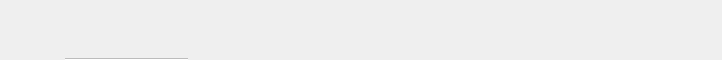
<?xml version="1.0" encoding="UTF-8"?>
<ui version="4.0">
 <class>TitleBar</class>
 <widget class="QWidget" name="TitleBar">
  <property name="geometry">
   <rect>
    <x>0</x>
    <y>0</y>
    <width>722</width>
    <height>60</height>
   </rect>
  </property>
  <property name="windowTitle">
   <string>Form</string>
  </property>
  <property name="windowOpacity">
   <double>0.000000000000000</double>
  </property>
  <property name="autoFillBackground">
   <bool>false</bool>
  </property>
  <layout class="QHBoxLayout" name="horizontalLayout">
   <property name="spacing">
    <number>2</number>
   </property>
   <property name="leftMargin">
    <number>0</number>
   </property>
   <property name="topMargin">
    <number>0</number>
   </property>
   <property name="rightMargin">
    <number>20</number>
   </property>
   <property name="bottomMargin">
    <number>0</number>
   </property>
   <item>
    <widget class="QWidget" name="widgetLogo" native="true">
     <property name="maximumSize">
      <size>
       <width>150</width>
       <height>16777215</height>
      </size>
     </property>
     <layout class="QVBoxLayout" name="verticalLayout_2">
      <property name="spacing">
       <number>0</number>
      </property>
      <property name="leftMargin">
       <number>0</number>
      </property>
      <property name="topMargin">
       <number>0</number>
      </property>
      <property name="rightMargin">
       <number>0</number>
      </property>
      <property name="bottomMargin">
       <number>0</number>
      </property>
      <item>
       <spacer name="verticalSpacer">
        <property name="orientation">
         <enum>Qt::Vertical</enum>
        </property>
        <property name="sizeHint" stdset="0">
         <size>
          <width>43</width>
          <height>0</height>
         </size>
        </property>
       </spacer>
      </item>
     </layout>
    </widget>
   </item>
   <item>
    <spacer name="horizontalSpacer_3">
     <property name="orientation">
      <enum>Qt::Horizontal</enum>
     </property>
     <property name="sizeType">
      <enum>QSizePolicy::Fixed</enum>
     </property>
     <property name="sizeHint" stdset="0">
      <size>
       <width>20</width>
       <height>60</height>
      </size>
     </property>
    </spacer>
   </item>
   <item>
    <layout class="QVBoxLayout" name="verticalLayout_3">
     <property name="spacing">
      <number>0</number>
     </property>
     <property name="bottomMargin">
      <number>0</number>
     </property>
     <item>
      <spacer name="verticalSpacer_3">
       <property name="orientation">
        <enum>Qt::Vertical</enum>
       </property>
       <property name="sizeHint" stdset="0">
        <size>
         <width>20</width>
         <height>16</height>
        </size>
       </property>
      </spacer>
     </item>
     <item>
      <widget class="QTabBar" name="tabWidget" native="true">
       <property name="minimumSize">
        <size>
         <width>0</width>
         <height>44</height>
        </size>
       </property>
      </widget>
     </item>
    </layout>
   </item>
   <item>
    <spacer name="horizontalSpacer">
     <property name="orientation">
      <enum>Qt::Horizontal</enum>
     </property>
     <property name="sizeHint" stdset="0">
      <size>
       <width>0</width>
       <height>60</height>
      </size>
     </property>
    </spacer>
   </item>
   <item>
    <layout class="QVBoxLayout" name="verticalLayout">
     <item>
      <widget class="QLabel" name="lblBalance">
       <property name="minimumSize">
        <size>
         <width>20</width>
         <height>0</height>
        </size>
       </property>
       <property name="font">
        <font>
         <pointsize>17</pointsize>
        </font>
       </property>
       <property name="text">
        <string/>
       </property>
       <property name="alignment">
        <set>Qt::AlignRight|Qt::AlignTrailing|Qt::AlignVCenter</set>
       </property>
      </widget>
     </item>
    </layout>
   </item>
  </layout>
 </widget>
 <customwidgets>
  <customwidget>
   <class>QTabBar</class>
   <extends>QWidget</extends>
   <header>qtabbar.h</header>
  </customwidget>
 </customwidgets>
 <resources/>
 <connections/>
</ui>
